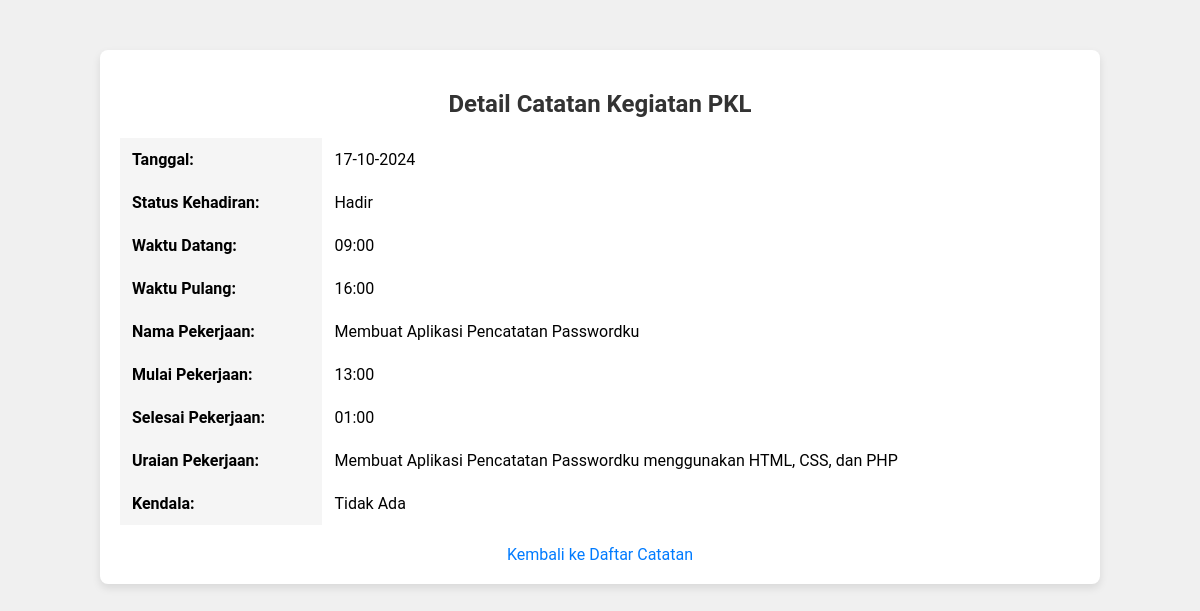
Screenshot of /detail_catatan.php?id=3 with the database file from the repository.
### tables this page shows
CREATE TABLE jadwal_pkl (
    id INTEGER PRIMARY KEY AUTOINCREMENT,
    tanggal TEXT NOT NULL,
    status_kehadiran TEXT NOT NULL,
    waktu_datang TEXT NOT NULL,
    waktu_pulang TEXT NOT NULL,
    nama_pekerjaan TEXT NOT NULL,
    mulai_pekerjaan TEXT NOT NULL,
    selesai_pekerjaan TEXT NOT NULL,
    uraian_pekerjaan TEXT NOT NULL,
    kendala TEXT NOT NULL
    );

### functions.php (called while the page is built, shortened)
<?php
function ambil_catatan_by_id($id)
{
    $db = connect_db();
    $query = "SELECT * FROM " . TABLE_NAME . " WHERE id = :id";
    $stmt = $db->prepare($query);
    $stmt->bindValue(':id', $id, SQLITE3_INTEGER);
    $result = $stmt->execute();
    return $result ? $result->fetchArray(SQLITE3_ASSOC) : false;
}

### detail_catatan.php (the view, shortened to what this page needs)
<?php
require_once 'functions.php';
$id = $_GET['id'];
$catatan = ambil_catatan_by_id($id);
?>
<!DOCTYPE html>
<html lang="en">
<head>
    <link rel="stylesheet" href="css/detail.css">
</head>
<body>
    <div class="container">
        <h2>Detail Catatan Kegiatan PKL</h2>
        <table>
            <tr>
                <th>Tanggal:</th>
                <td><?php echo date('d-m-Y', strtotime($catatan['tanggal'])); ?></td>
            </tr>
            <tr>
                <th>Status Kehadiran:</th>
                <td><?php echo $catatan['status_kehadiran']; ?></td>
            </tr>
            <tr>
                <th>Waktu Datang:</th>
                <td><?php echo $catatan['waktu_datang']; ?></td>
            </tr>
            <tr>
                <th>Waktu Pulang:</th>
                <td><?php echo $catatan['waktu_pulang']; ?></td>
            </tr>
            <tr>
                <th>Nama Pekerjaan:</th>
                <td><?php echo $catatan['nama_pekerjaan']; ?></td>
            </tr>
            <tr>
                <th>Mulai Pekerjaan:</th>
                <td><?php echo $catatan['mulai_pekerjaan']; ?></td>
            </tr>
            <tr>
                <th>Selesai Pekerjaan:</th>
                <td><?php echo $catatan['selesai_pekerjaan']; ?></td>
            </tr>
            <tr>
                <th>Uraian Pekerjaan:</th>
                <td><?php echo $catatan['uraian_pekerjaan']; ?></td>
            </tr>
            <tr>
                <th>Kendala:</th>
                <td><?php echo $catatan['kendala']; ?></td>
            </tr>
        </table>
        <div class="back-link">
            <a href="index.php">Kembali ke Daftar Catatan</a>
        </div>
    </div>
</body>
</html>

### css/detail.css (style rules this page uses)
body { font-family: 'Roboto', sans-serif; background-color: #f0f0f0; margin: 0; padding: 0; }
.container { width: 80%; margin: 50px auto; background-color: #fff; border-radius: 8px; padding: 20px; box-shadow: 0 4px 8px rgba(0, 0, 0, 0.1); }
h2 { text-align: center; color: #333; margin-bottom: 20px; }
table { width: 100%; border-collapse: collapse; }
th, td { padding: 12px; text-align: left; }
th { background-color: #f5f5f5; }
.back-link { display: block; margin-top: 20px; text-align: center; }
.back-link a { text-decoration: none; color: #007bff; }

### rows the page displays
jadwal_pkl: tanggal "17-10-2024", status_kehadiran "Hadir", waktu_datang "09:00", waktu_pulang "16:00", nama_pekerjaan "Membuat Aplikasi Pencatatan Passwordku", mulai_pekerjaan "13:00", selesai_pekerjaan "01:00", uraian_pekerjaan "Membuat Aplikasi Pencatatan Passwordku menggunakan HTML, CSS, dan PHP", kendala "Tidak Ada"
